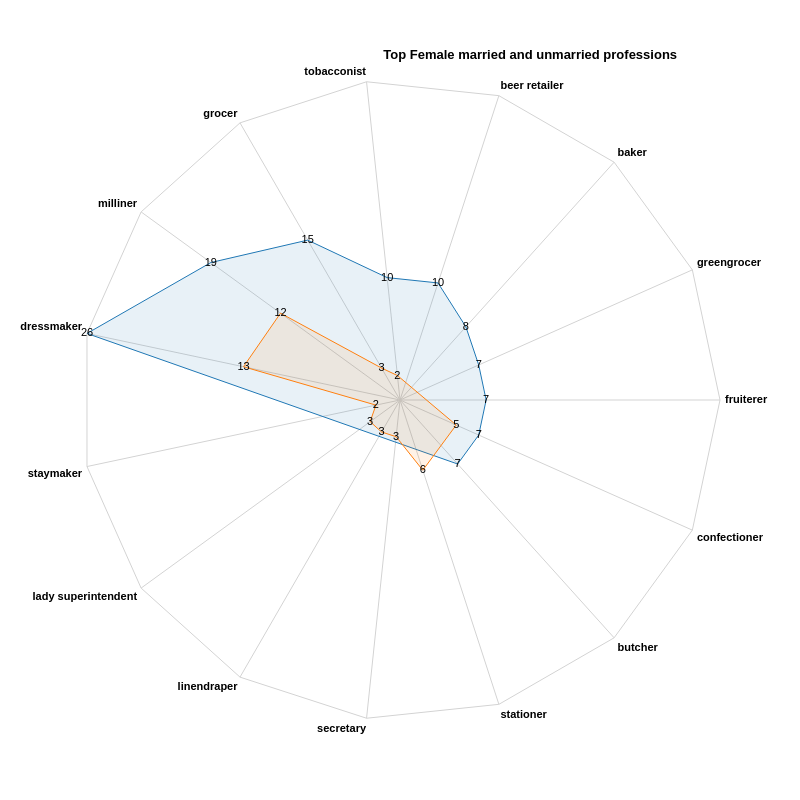

The Vega-Lite source for this figure:
### Vega specification from a JSON file in a GitHub repository (floating-point values rounded to 4 significant figures)
{"$schema": "https://vega.github.io/schema/vega/v5.json", "title": "Top Female married and unmarried professions", "description:": "A radial arm chart, showing the top female professions for married (Mrs.) and unmarried (Miss.) women.", "width": 800, "height": 800, "padding": 80, "autosize": {"type": "none", "contains": "padding"}, "signals": [{"name": "radius", "update": "width / 2"}], "data": [{"name": "table", "values": [{"key": "dressmaker", "value": 26, "category": 0}, {"key": "milliner", "value": 19, "category": 0}, {"key": "grocer", "value": 15, "category": 0}, {"key": "tobacconist", "value": 10, "category": 0}, {"key": "beer retailer", "value": 10, "category": 0}, {"key": "baker", "value": 8, "category": 0}, {"key": "greengrocer", "value": 7, "category": 0}, {"key": "fruiterer", "value": 7, "category": 0}, {"key": "confectioner", "value": 7, "category": 0}, {"key": "butcher", "value": 7, "category": 0}, {"key": "dressmaker", "value": 13, "category": 1}, {"key": "milliner", "value": 12, "category": 1}, {"key": "grocer", "value": 3, "category": 1}, {"key": "tobacconist", "value": 2, "category": 1}, {"key": "confectioner", "value": 5, "category": 1}, {"key": "stationer", "value": 6, "category": 1}, {"key": "secretary", "value": 3, "category": 1}, {"key": "linendraper", "value": 3, "category": 1}, {"key": "lady superintendent", "value": 3, "category": 1}, {"key": "staymaker", "value": 2, "category": 1}]}, {"name": "keys", "source": "table", "transform": [{"type": "aggregate", "groupby": ["key"]}]}], "scales": [{"name": "angular", "type": "point", "range": {"signal": "[-PI, PI]"}, "padding": 0.5, "domain": {"data": "table", "field": "key"}}, {"name": "radial", "type": "linear", "range": {"signal": "[0, radius]"}, "zero": true, "nice": false, "domain": {"data": "table", "field": "value"}, "domainMin": 0}, {"name": "color", "type": "ordinal", "domain": {"data": "table", "field": "category"}, "range": {"scheme": "category10"}}], "encode": {"enter": {"x": {"signal": "radius"}, "y": {"signal": "radius"}}}, "marks": [{"type": "group", "name": "categories", "zindex": 1, "from": {"facet": {"data": "table", "name": "facet", "groupby": ["category"]}}, "marks": [{"type": "line", "name": "category-line", "from": {"data": "facet"}, "encode": {"enter": {"interpolate": {"value": "linear-closed"}, "x": {"signal": "scale('radial', datum.value) * cos(scale('angular', datum.key))"}, "y": {"signal": "scale('radial', datum.value) * sin(scale('angular', datum.key))"}, "stroke": {"scale": "color", "field": "category"}, "strokeWidth": {"value": 1}, "fill": {"scale": "color", "field": "category"}, "fillOpacity": {"value": 0.1}}}}, {"type": "text", "name": "value-text", "from": {"data": "category-line"}, "encode": {"enter": {"x": {"signal": "datum.x"}, "y": {"signal": "datum.y"}, "text": {"signal": "datum.datum.value"}, "align": {"value": "center"}, "baseline": {"value": "middle"}, "fill": {"value": "black"}}}}]}, {"type": "rule", "name": "radial-grid", "from": {"data": "keys"}, "zindex": 0, "encode": {"enter": {"x": {"value": 0}, "y": {"value": 0}, "x2": {"signal": "radius * cos(scale('angular', datum.key))"}, "y2": {"signal": "radius * sin(scale('angular', datum.key))"}, "stroke": {"value": "lightgray"}, "strokeWidth": {"value": 1}}}}, {"type": "text", "name": "key-label", "from": {"data": "keys"}, "zindex": 1, "encode": {"enter": {"x": {"signal": "(radius + 5) * cos(scale('angular', datum.key))"}, "y": {"signal": "(radius + 5) * sin(scale('angular', datum.key))"}, "text": {"field": "key"}, "align": [{"test": "abs(scale('angular', datum.key)) > PI / 2", "value": "right"}, {"value": "left"}], "baseline": [{"test": "scale('angular', datum.key) > 0", "value": "top"}, {"test": "scale('angular', datum.key) == 0", "value": "middle"}, {"value": "bottom"}], "fill": {"value": "black"}, "fontWeight": {"value": "bold"}}}}, {"type": "line", "name": "outer-line", "from": {"data": "radial-grid"}, "encode": {"enter": {"interpolate": {"value": "linear-closed"}, "x": {"field": "x2"}, "y": {"field": "y2"}, "stroke": {"value": "lightgray"}, "strokeWidth": {"value": 1}}}}], "config": {}}
